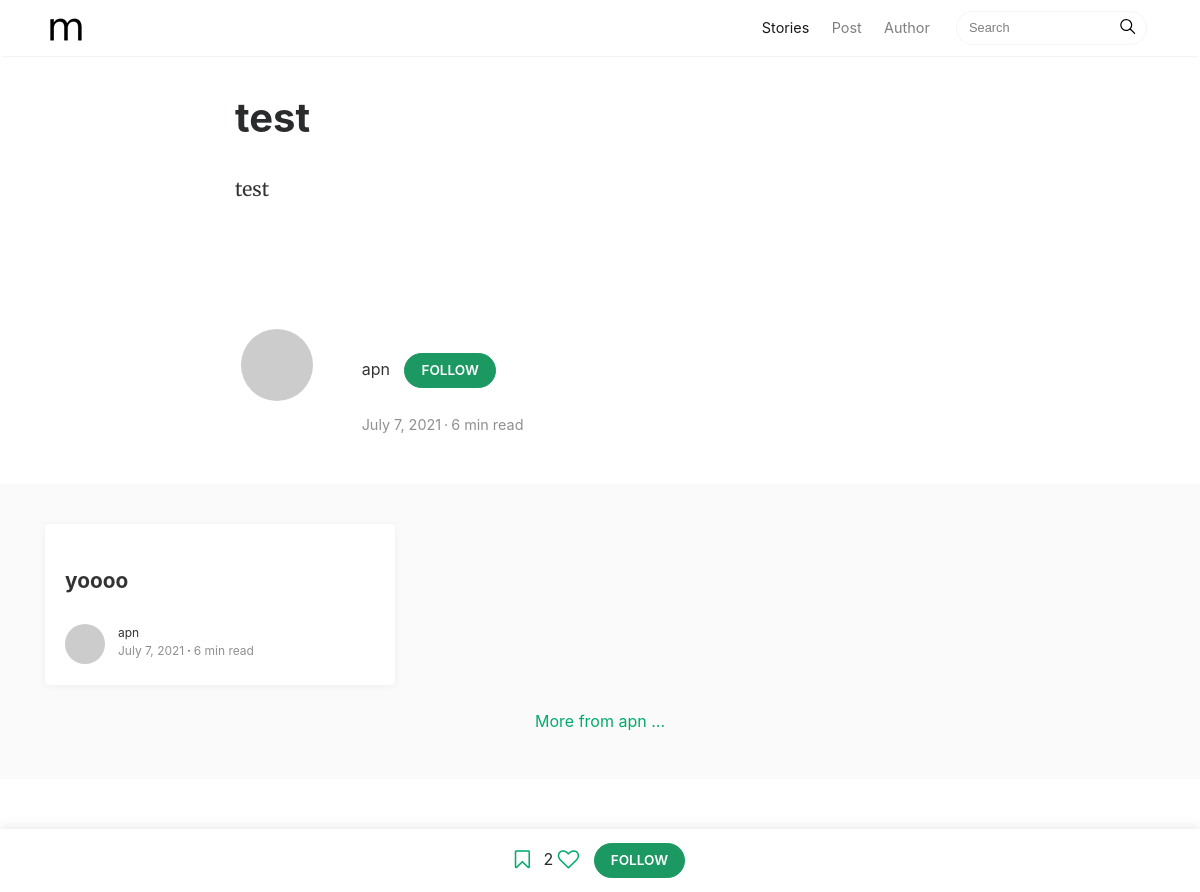
The page /apn/test-76/ on the database its author committed.
### me/models.py (models this page shows)
class Post(models.Model):
    user_id = models.IntegerField()
    thumbnail = models.TextField()
    title=models.TextField()
    caption=models.TextField()
    post=models.TextField()
    post_json=models.TextField()
    tags = models.TextField()
    created = models.DateField(auto_now_add=True)

class Connect(models.Model):
    username = models.TextField()

### homepage/views.py (the view)
# urls.py: path('<str:username>/<str:title>-<int:post_id>/', views.post, name="post"),
def post(request, username, title, post_id):
    con = Connect.objects.filter(username=username).first()
    if not con:
        request.session['next'] = "write"
        messages.info(request, "You need to Login First!")
        return redirect("login")
    usr = Me.objects.filter(user_id=con.id).first()
    if not usr:
        request.session['next'] = "write"
        messages.info(request, "You need to Login First!")
        return redirect("login")
    posts = Post.objects.filter(user_id=con.id)
    po = get_object_or_404(Post, id=post_id)
    if not po.user_id == con.id:
        return redirect("author", username=username)
    if not slugify(po.title) == title:
        return redirect("post", username=username, title=slugify(po.title), post_id=po.id)
    tags = po.tags
    if tags:
        tag = tags.split(' ')
    else:
        tag = None
    likes = Like.objects.filter(post_id=po.id)
    if request.user.is_authenticated:
        curr_con = Connect.objects.filter(username=request.user.username).first()
        if not curr_con:
            request.session['next'] = f"post({username}, {po.title}, {post_id})"
            messages.info(request, "You need to Login First!")
            return redirect("login")
        curr_usr = Me.objects.filter(user_id=curr_con.id).first()
        if not curr_usr:
            request.session['next'] = f"post({username}, {po.title}, {post_id})"
            messages.info(request, "You need to Login First!")
            return redirect("login")
        like = likes.filter(user_id=curr_con.id)
        bookmark = Bookmark.objects.filter(post_id=po.id).filter(user_id=curr_con.id).first()
        follow = Follow.objects.filter(follower=curr_con.id).filter(followed=con.id).first()
        if con.id == curr_con.id:
            thisisuser = True
        else:
            thisisuser = False
    else:
        curr_con = None
        curr_usr = None
        like = None
        bookmark = None
        follow = None
        thisisuser = None
    posts = posts[0:3]
    context = {
        'con':con,
        'usr':usr,
        'po':po,
        'tags':tag,
        'posts':posts,
        'curr_con':curr_con,
        'curr_usr':curr_usr,
        'likes':likes,
        'like':like,
        'bookmark':bookmark,
        'follow':follow,
        'thisisuser':thisisuser
    }
    return render(request, "post.html", context)

### templates/post.html (shortened to what this page needs)
{% load static %}
<!DOCTYPE html>
<html lang="en">
<head>
<link href="{% static 'assets/css/bootstrap.min.css' %}" rel="stylesheet">
<link href="https://maxcdn.bootstrapcdn.com/font-awesome/4.7.0/css/font-awesome.min.css" rel="stylesheet">
<link href="{% static 'assets/css/mediumish.css' %}" rel="stylesheet">
</head>
<body>
<nav class="navbar navbar-toggleable-md navbar-light bg-white fixed-top mediumnavigation">
<div class="container">
	<a class="navbar-brand" href="index.html">
	<img src="{% static 'assets/img/logo.png' %}" alt="logo">
	</a>
	<div class="collapse navbar-collapse" id="navbarsExampleDefault">
		<ul class="navbar-nav ml-auto">
			<li class="nav-item active">
			<a class="nav-link" href="index.html">Stories <span class="sr-only">(current)</span></a>
			</li>
			<li class="nav-item">
			<a class="nav-link" href="post.html">Post</a>
			</li>
			<li class="nav-item">
			<a class="nav-link" href="author.html">Author</a>
			</li>
		</ul>
		<form class="form-inline my-2 my-lg-0">
			<input class="form-control mr-sm-2" type="text" placeholder="Search">
			<span class="search-icon"><svg class="svgIcon-use" width="25" height="25" viewbox="0 0 25 25"><path d="M20.067 18.933l-4.157-4.157a6 6 0 1 0-.884.884l4.157 4.157a.624.624 0 1 0 .884-.884zM6.5 11c0-2.62 2.13-4.75 4.75-4.75S16 8.38 16 11s-2.13 4.75-4.75 4.75S6.5 13.62 6.5 11z"></path></svg></span>
		</form>
	</div>
</div>
</nav>
<div class="container">
	<div class="row">
		<div class="col-md-2 col-xs-12">
		</div>
		<div class="col-md-8 col-md-offset-2 col-xs-12">
			<div class="mainheading">
				<h1 class="posttitle">{{po.title}}</h1>
			</div>
			<div class="article-post" style="overflow: auto;">
				{{po.post|safe}}
			</div>
			<br>
			<br>
			<div class="mainheading">
				<div class="row post-top-meta"><br>
					<div class="col-md-2">
						<div style="display:flex; justify-content: center; align-items: center; overflow: hidden;">
						<a href="/{{con.username}}/">
							{% if usr.image %}
							<img class="author-thumb" style="object-fit: cover;" src="/media/{{usr.image}}" alt="Sal">
							{% else %}
							<img class="author-thumb" src="https://www.gravatar.com/avatar/e56154546cf4be74e393c62d1ae9f9d4?s=250&amp;d=mm&amp;r=x" alt="Sal">
							{% endif %}
						</a></div>
					</div>
					<div class="col-md-10"><br>
						{% if usr.name %}
						<a class="link-dark" href="/{{con.username}}/">{{usr.name}}</a>
						{% else %}
						<a class="link-dark" href="/{{con.username}}/">{{con.username}}</a>
						{% endif %}
						{% if not thisisuser %}
						{% if follow %}
						<a href="#" id="followuserbutton" onclick="followbutton(event, '{{con.username}}', {{po.id}})" class="btn follow p-2">Following</a>
						{% else %}
						<a href="#" id="followuserbutton" onclick="followbutton(event, '{{con.username}}', {{po.id}})" class="btn subscribe">Follow</a>
						{% endif %}
						{% endif %}<br>
						<br>
						<span class="post-date">{{po.created}}</span><span class="dot"></span><span class="post-read">6 min read</span>
					</div>
				</div>
			</div>
		</div>
	</div>
</div>
<div class="graybg">
	<div class="container">
		<div class="row listrecent listrelated">
			{% for post in posts %}
			{% if not post.id == po.id %}
			<div class="col-md-4">
				<div class="card">
					<a href="/{{con.username}}/{{post.title|slugify}}-{{post.id}}/">
					</a>
					<div class="card-block">
						<h2 class="card-title"><a href="/{{con.username}}/{{post.title|slugify}}-{{post.id}}/">{{post.title}}</a></h2>
						<div class="metafooter">
							<div class="wrapfooter">
								<span class="meta-footer-thumb">
								<a href="/{{con.username}}/">
									{% if usr.image %}
									<img class="author-thumb" style="object-fit: cover;" src="/media/{{usr.image}}" alt="Sal">
									{% else %}
									<img class="author-thumb" src="https://www.gravatar.com/avatar/e56154546cf4be74e393c62d1ae9f9d4?s=250&amp;d=mm&amp;r=x" alt="Sal">
									{% endif %}
								</a>
								</span>
								<span class="author-meta">
								<span class="post-name">
									{% if usr.name %}
									<a href="/{{con.username}}/">{{usr.name}}</a>
									{% else %}
									<a href="/{{con.username}}/">{{con.username}}</a>
									{% endif %}
								</span><br/>
								<span class="post-date">{{post.created}}</span><span class="dot"></span><span class="post-read">6 min read</span>
								</span>
							</div>
						</div>
					</div>
				</div>
			</div>
			{% endif %}
			{% endfor %}
			<div style="width: 100%;max-width:100%;text-align:center"><br><a href="/{{con.username}}/">More from
				{% if usr.name %}
				{{usr.name}}
				{% else %}
				{{con.username}}
				{% endif %}...</a></div>
		</div>
	</div>
</div>
<div class="alertbar">
	<div class="container text-center">
		{% if bookmark %}
		<a href="" id="bookmarkbutton" onclick="bookmarkbutton(event, '{{con.username}}', {{po.id}})"><i class="fa fa-bookmark fa-lg"></i></a>
		{% else %}
		<a href="" id="bookmarkbutton" onclick="bookmarkbutton(event, '{{con.username}}', {{po.id}})"><i class="fa fa-bookmark-o fa-lg"></i></a>
		{% endif %}
		<a id="likescount">{{likes.count}}</a>
		{% if like %}
		<a href="" id="likebutton" onclick="likebutton(event, '{{con.username}}', {{po.id}})"><i class="fa fa-heart fa-lg" style="color: red;"></i></a>
		{% else %}
		<a href="" id="likebutton" onclick="likebutton(event, '{{con.username}}', {{po.id}})"><i class="fa fa-heart-o fa-lg"></i></a>
		{% endif %}
		{% if not thisisuser %}
		{% if follow %}
		<a href="#" id="followbutton" onclick="followbutton(event, '{{con.username}}', {{po.id}})" class="btn follow p-2">Following</a>
		{% else %}
		<a href="#" id="followbutton" onclick="followbutton(event, '{{con.username}}', {{po.id}})" class="btn subscribe">Follow</a>
		{% endif %}
		{% endif %}
	</div>
</div>
<div class="container">
	<div class="footer">
		<p class="pull-left">
		</p>
		<p class="pull-right">
			 Mediumish Theme by <a target="_blank" href="https://www.wowthemes.net">WowThemes.net</a>
		</p>
	</div>
</div>
</body>
</html>

### static/assets/css/mediumish.css (style rules this page uses)
body { padding-top:5rem; }
.mainheading { padding:1rem 0rem; }
a { color:#00ab6b; }
a,a:hover { transition:all 0.2s; }
.mediumnavigation { background:rgba(255,255,255,.97); box-shadow:0 2px 2px -2px rgba(0,0,0,.15); }
@media (min-width:992px) { .navbar-toggleable-md .navbar-nav .nav-link { padding-right:.7rem; padding-left:.7rem; } }
.listfeaturedtag h2.card-title,.listrecent h2.card-title { font-size:1.3rem; font-weight:700; line-height: 1.25; }
.listfeaturedtag h2.card-title a,.listrecent h2.card-title a { color:rgba(0,0,0,.8); }
.listrecent .wrapfooter { font-size:12px; margin-top:30px; }
.author-thumb { width:40px; height:40px; float:left; margin-right:13px; border-radius:100%; }
.post-top-meta { margin-bottom:2rem; }
.post-top-meta .author-thumb { width:72px; height:72px; }
.post-top-meta span { font-size:0.9rem; color:rgba(0,0,0,.44); display:inline-block; }
.author-meta { flex:1 1 auto; white-space:nowrap!important; text-overflow:ellipsis!important; overflow:hidden!important; }
span.post-name,span.post-date,span.author-meta { display:inline-block; }
span.post-date,span.post-read { color:rgba(0,0,0,.44); }
span.post-name a,span.post-read-more a:hover { color:rgba(0,0,0,.8); }
.dot:after { content:"·"; margin-left:3px; margin-right:3px; }
.mediumnavigation .form-control { font-size:0.8rem; border-radius:30px; overflow:hidden; border:1px solid rgba(0,0,0,0.04); }
.mediumnavigation .form-inline { margin-left:15px; }
.mediumnavigation .navbar-brand { font-weight:500; }
.mediumnavigation .nav-item,.dropdown-menu { font-size:0.9rem; }
.mediumnavigation .search-icon { margin-left:-40px; display:inline-block; margin-top:3px; cursor:pointer; }
.mediumnavigation .navbar-brand img { max-height:30px; margin-right:5px; }
.mainheading h1.posttitle { font-weight:700; margin-bottom:1rem; }
.footer { border-top:1px solid rgba(0,0,0,.05)!important; padding-top:15px; padding-bottom:12px; font-size:0.8rem; color:rgba(0,0,0,.44); margin-top:50px; }
.link-dark { color:rgba(0,0,0,.8); }
.article-post { font-family:Merriweather; font-size:1.2rem; line-height:1.8; color:rgba(0,0,0,.8); }
.article-post p,.article-post blockquote { margin:0 0 1.5rem 0; }
.graybg { background-color:#fafafa; padding:40px 0 46px; position:relative; }
.listrelated .card { box-shadow:0 1px 7px rgba(0,0,0,.05); border:0; }
.card { border-radius:4px; }
.btn.subscribe { background-color:#1C9963; border-color:#1C9963; color:rgba(255,255,255,1); fill:rgba(255,255,255,1); border-radius:30px; font-size:0.85rem; margin-left:10px; font-weight:600; text-transform:uppercase; }
.alertbar { box-shadow:0 -3px 10px 0 rgba(0,0,0,.0785); position:fixed; bottom:0; left:0; background-color:#fff; width:100%; padding:14px 0; z-index:1; }

### rows shown on the page
Post: title "test", post "test", created "July 7, 2021"
Connect: username "apn"
Post: title "yoooo", created "July 7, 2021"

### other values the page prints
{{ likes.count }} "2"
